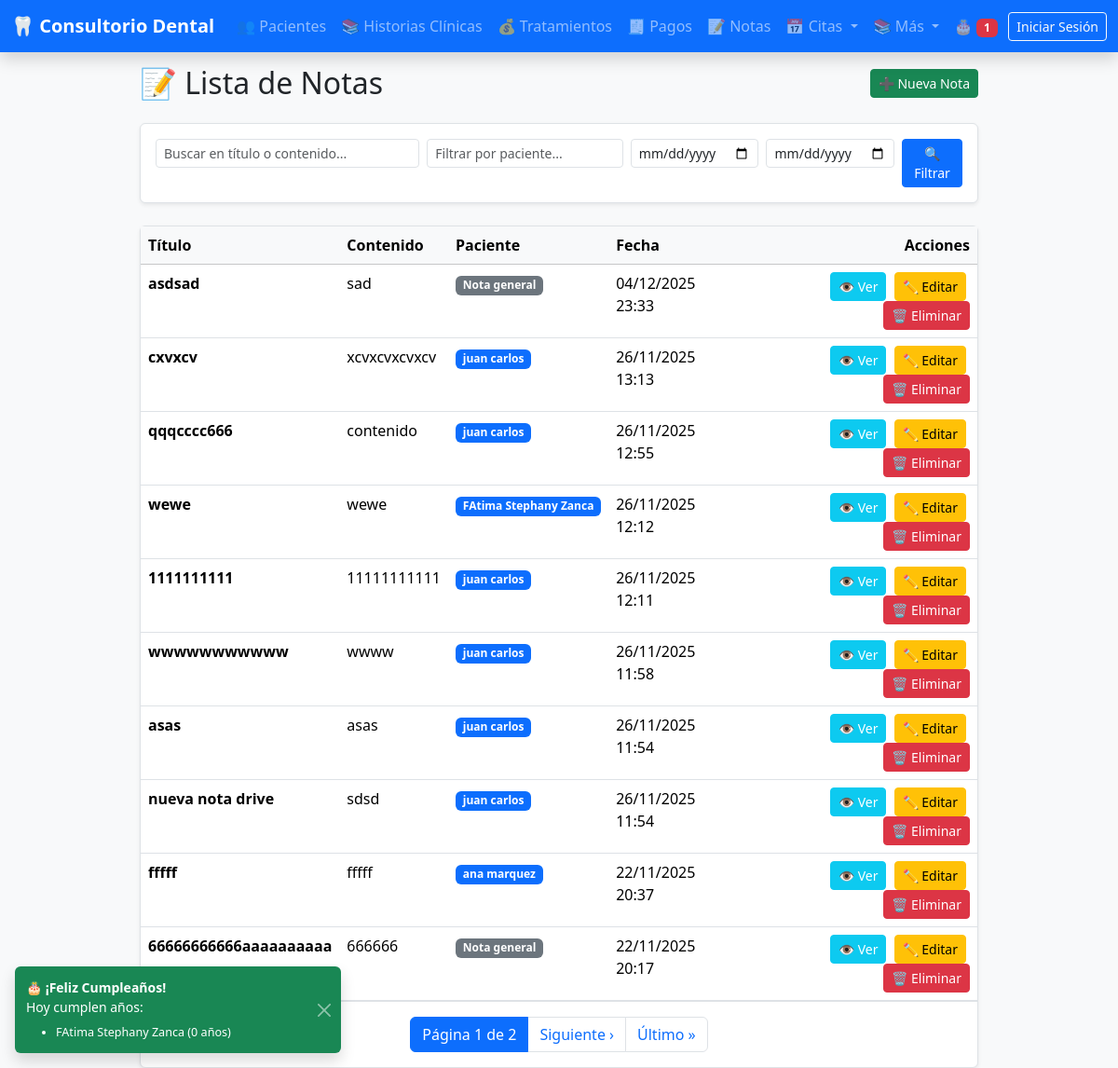
Screenshot of /notas/ with the database file from the repository.
### notas/models.py (models this page shows, shortened)
class Nota(models.Model):
    paciente = models.ForeignKey(
        Paciente,
        on_delete=models.CASCADE,
        related_name='notas',
        null=True,
        blank=True,
        verbose_name="Paciente (opcional)"
    )
    titulo = models.CharField(
        max_length=200,
        verbose_name="Título"
    )
    contenido = models.TextField(
        verbose_name="Contenido"
    )
    creado_en = models.DateTimeField(
        auto_now_add=True,
        verbose_name="Fecha de creación"
    )
    actualizado_en = models.DateTimeField(
        auto_now=True,
        verbose_name="Última actualización"
    )
    class Meta:
        verbose_name = "Nota"
        verbose_name_plural = "Notas"
        ordering = ['-creado_en']

### pacientes/models.py (models this page shows, shortened)
class Paciente(models.Model):
    nombre_completo = models.CharField(
        max_length=150,
        verbose_name="Nombre completo",
        help_text="Nombres y apellidos completos"
    )
    dni = models.CharField(
        max_length=8,
        unique=True,
        verbose_name="DNI",
        validators=[MinLengthValidator(8)],
        help_text="Documento Nacional de Identidad (8 dígitos)"
    )
    fecha_nacimiento = models.DateField(
        verbose_name="Fecha de nacimiento"
    )
    GENERO_CHOICES = [
        ('M', 'Masculino'),
        ('F', 'Femenino'),
        ('O', 'Otro'),
    ]
    genero = models.CharField(
        max_length=1,
        choices=GENERO_CHOICES,
        verbose_name="Género"
    )
    ESTADO_CIVIL_CHOICES = [
        ('S', 'Soltero/a'),
        ('C', 'Casado/a'),
        ('D', 'Divorciado/a'),
        ('V', 'Viudo/a'),
        ('U', 'Unión libre'),
    ]
    estado_civil = models.CharField(
        max_length=1,
        choices=ESTADO_CIVIL_CHOICES,
        verbose_name="Estado civil"
    )
    telefono = models.CharField(
        max_length=15,
        blank=True,
        verbose_name="Teléfono"
    )
    distrito = models.CharField(
        max_length=100,
        blank=True,
        verbose_name="Distrito"
    )
    direccion = models.TextField(
        blank=True,
        verbose_name="Dirección"
    )
    email = models.EmailField(
        blank=True,
        verbose_name="Email"
    )
    ocupacion = models.CharField(
        max_length=100,
        blank=True,
        verbose_name="Ocupación"
    )
    nombre_tutor = models.CharField(
        max_length=150,
        blank=True,
        verbose_name="Nombre del tutor (si aplica)"
    )
    enfermedades_previas = models.TextField(
        blank=True,
        verbose_name="Enfermedades previas"
    )
    alergias = models.TextField(
        blank=True,
        verbose_name="Alergias"
    )
    GRUPO_SANGUINEO_CHOICES = [
        ('A+', 'A+'), ('A-', 'A-'),
        ('B+', 'B+'), ('B-', 'B-'),
        ('AB+', 'AB+'), ('AB-', 'AB-'),
        ('O+', 'O+'), ('O-', 'O-'),
    ]
    grupo_sanguineo = models.CharField(
        max_length=3,
        choices=GRUPO_SANGUINEO_CHOICES,
        blank=True,
        verbose_name="Grupo sanguíneo"
    )
    tratamientos_previos = models.TextField(
        blank=True,
        verbose_name="Tratamientos dentales previos"
    )
    experiencias_dentales = models.TextField(
        blank=True,
        verbose_name="Experiencias dentales (miedo, ansiedad, etc.)"
    )
    observaciones = models.TextField(
        blank=True,
        verbose_name="Observaciones generales"
    )
    creado_en = models.DateTimeField(auto_now_add=True)
    actualizado_en = models.DateTimeField(auto_now=True)
    class Meta:
        verbose_name = "Paciente"
        verbose_name_plural = "Pacientes"
        ordering = ['nombre_completo']
    @property
    def edad(self):
        if self.fecha_nacimiento:
            today = date.today()
            return today.year - self.fecha_nacimiento.year - (
                (today.month, today.day) < (self.fecha_nacimiento.month, self.fecha_nacimiento.day)
            )
        return None

### notas/views.py (the view)
# urls.py: path('', views.ListaNotasView.as_view(), name='lista'),
class ListaNotasView(ListView):
    model = Nota
    template_name = 'notas/lista_notas.html'
    context_object_name = 'notas'
    paginate_by = 10
    def get_queryset(self):
        paciente_id = self.kwargs.get('paciente_id')
        queryset = Nota.objects.select_related('paciente').all()
        if paciente_id:
            self.paciente = get_object_or_404(Paciente, pk=paciente_id)
            queryset = queryset.filter(paciente_id=paciente_id)
        else:
            self.paciente = None
        q = self.request.GET.get('q')
        paciente_filtro = self.request.GET.get('paciente')
        fecha_inicio = self.request.GET.get('fecha_inicio')
        fecha_fin = self.request.GET.get('fecha_fin')
        if q:
            queryset = queryset.filter(
                Q(titulo__icontains=q) |
                Q(contenido__icontains=q)
            )
        if paciente_filtro and not paciente_id:  # Solo si no estamos en contexto de paciente
            queryset = queryset.filter(paciente__nombre_completo__icontains=paciente_filtro)
        if fecha_inicio:
            queryset = queryset.filter(creado_en__date__gte=fecha_inicio)
        if fecha_fin:
            queryset = queryset.filter(creado_en__date__lte=fecha_fin)
        return queryset.order_by('-creado_en')
    def get_context_data(self, **kwargs):
        context = super().get_context_data(**kwargs)
        context['paciente'] = getattr(self, 'paciente', None)
        return context

### pacientes/context_processors.py (called while the page is built)
def cumpleanos_hoy(request):
    hoy = date.today()
    cumpleaneros = Paciente.objects.filter(
        fecha_nacimiento__month=hoy.month,
        fecha_nacimiento__day=hoy.day
    )
    return {
        'cumpleaneros_hoy_count': cumpleaneros.count(),
        'cumpleaneros_hoy': cumpleaneros
    }

### notas/templates/notas/lista_notas.html (shortened to what this page needs)
{% extends 'base.html' %}
{% load static %}
{% block content %}
<div class="d-flex justify-content-center">
    <div class="col-lg-9">
        <div class="d-flex justify-content-between align-items-center mb-4">
            <h2 class="mb-0">📝 Lista de Notas</h2>
            {% if paciente %}
                <a href="{% url 'notas:crear_para_paciente' paciente.pk %}" class="btn btn-success btn-sm">➕ Nueva Nota</a>
            {% else %}
                <a href="{% url 'notas:crear' %}" class="btn btn-success btn-sm">➕ Nueva Nota</a>
            {% endif %}
        </div>
        <div class="bg-white p-3 rounded shadow-sm border mb-4">
            <form method="get" class="row g-2">
                <div class="col-md-4">
                    <input type="text" name="q" class="form-control form-control-sm"
                           placeholder="Buscar en título o contenido..."
                           value="{{ request.GET.q }}">
                </div>
                {% if not paciente %}
                <div class="col-md-3">
                    <input type="text" name="paciente" class="form-control form-control-sm"
                           placeholder="Filtrar por paciente..."
                           value="{{ request.GET.paciente }}">
                </div>
                {% endif %}
                <div class="col-md-2">
                    <input type="date" name="fecha_inicio" class="form-control form-control-sm"
                           value="{{ request.GET.fecha_inicio }}">
                </div>
                <div class="col-md-2">
                    <input type="date" name="fecha_fin" class="form-control form-control-sm"
                           value="{{ request.GET.fecha_fin }}">
                </div>
                <div class="col-md-1 d-flex align-items-end">
                    <button type="submit" class="btn btn-primary btn-sm w-100">🔍 Filtrar</button>
                </div>
            </form>
        </div>
        <div class="bg-white rounded shadow-sm border">
            {% if notas %}
                <div class="d-none d-md-block">
                    <div class="table-responsive">
                        <table class="table table-hover mb-0">
                            <thead class="table-light">
                                <tr>
                                    <th>Título</th>
                                    <th>Contenido</th>
                                    {% if not paciente %}<th>Paciente</th>{% endif %}
                                    <th>Fecha</th>
                                    <th class="text-end">Acciones</th>
                                </tr>
                            </thead>
                            <tbody>
                                {% for nota in notas %}
                                <tr>
                                    <td><strong>{{ nota.titulo }}</strong></td>
                                    <td>{{ nota.contenido|truncatewords:10 }}</td>
                                    {% if not paciente %}
                                    <td>
                                        {% if nota.paciente %}
                                            <a href="{% url 'pacientes:detalle' nota.paciente.pk %}" class="text-decoration-none">
                                                <span class="badge bg-primary">{{ nota.paciente.nombre_completo }}</span>
                                            </a>
                                        {% else %}
                                            <span class="badge bg-secondary">Nota general</span>
                                        {% endif %}
                                    </td>
                                    {% endif %}
                                    <td>{{ nota.creado_en|date:"d/m/Y H:i" }}</td>
                                    <td class="text-end">
                                        <a href="{% url 'notas:detalle' nota.pk %}" class="btn btn-sm btn-info btn-white-text me-1">👁️ Ver</a>
                                        <a href="{% url 'notas:editar' nota.pk %}" class="btn btn-sm btn-warning me-1">✏️ Editar</a>
                                        <a href="{% url 'notas:eliminar' nota.pk %}"
                                           class="btn btn-sm btn-danger"
                                           onclick="return confirm('¿Eliminar esta nota?')">
                                            🗑️ Eliminar
                                        </a>
                                    </td>
                                </tr>
                                {% endfor %}
                            </tbody>
                        </table>
                    </div>
                </div>
                {% if is_paginated %}
                <div class="p-3 border-top">
                    <nav aria-label="Paginación">
                        <ul class="pagination justify-content-center mb-0">
                            <li class="page-item active">
                                <span class="page-link">Página {{ page_obj.number }} de {{ page_obj.paginator.num_pages }}</span>
                            </li>
                            {% if page_obj.has_next %}
                                <li class="page-item">
                                    <a class="page-link"
                                       href="?page={{ page_obj.next_page_number }}">
                                        Siguiente ›
                                    </a>
                                </li>
                                <li class="page-item">
                                    <a class="page-link"
                                       href="?page={{ page_obj.paginator.num_pages }}">
                                        Último »
                                    </a>
                                </li>
                            {% endif %}
                        </ul>
                    </nav>
                </div>
                {% endif %}
            {% endif %}
        </div>
    </div>
</div>
{% endblock %}

### templates/base.html (shortened to what this page needs)
{% load static %}
<!DOCTYPE html>
<html lang="es">
<head>
    <link href="https://cdn.jsdelivr.net/npm/bootstrap@5.3.3/dist/css/bootstrap.min.css" rel="stylesheet">
    <link rel="stylesheet" href="https://cdn.jsdelivr.net/npm/bootstrap-icons@1.11.3/font/bootstrap-icons.min.css">
    <link rel="stylesheet" href="{% static 'css/custom.css' %}">
</head>
<body>
<nav class="navbar navbar-expand-lg navbar-dark bg-primary fixed-top shadow">
    <div class="container-fluid">
        <a class="navbar-brand" href="{% url 'pacientes:lista' %}">
            🦷 Consultorio Dental
        </a>
        <div class="collapse navbar-collapse" id="navbarNav">
            <ul class="navbar-nav me-auto">
                <li class="nav-item">
                    <a class="nav-link" href="{% url 'pacientes:lista' %}">👥 Pacientes</a>
                </li>
                <li class="nav-item">
                    <a class="nav-link" href="{% url 'historias:lista' %}">📚 Historias Clínicas</a>
                </li>
                <li class="nav-item">
                    <a class="nav-link" href="{% url 'tratamientos:lista' %}">💰 Tratamientos</a>
                </li>
                <li class="nav-item">
                    <a class="nav-link" href="{% url 'tratamientos:lista_pagos' %}">🧾 Pagos</a>
                </li>
                <li class="nav-item">
                    <a class="nav-link" href="{% url 'notas:lista' %}">📝 Notas</a>
                </li>
                <li class="nav-item dropdown">
                    <a class="nav-link dropdown-toggle" href="#" role="button" data-bs-toggle="dropdown">
                        📅 Citas
                    </a>
                </li>
                <li class="nav-item dropdown">
                    <a class="nav-link dropdown-toggle" href="#" role="button" data-bs-toggle="dropdown">
                        📚 Más
                    </a>
                </li>
                <li class="nav-item dropdown">
                    <a class="nav-link" href="{% url 'pacientes:cumpleanos_proximos' %}">
                        🎂
                        {% if cumpleaneros_hoy_count > 0 %}
                            <span class="badge bg-danger">{{ cumpleaneros_hoy_count }}</span>
                        {% endif %}
                    </a>
                </li>
            </ul>
            <ul class="navbar-nav">
                {% if user.is_authenticated %}
                    <li class="nav-item">
                        <span class="navbar-text text-white me-3">
                            Hola, {{ user.username }}
                        </span>
                    </li>
                    <li class="nav-item">
                        <a class="btn btn-outline-light btn-sm" href="#">Salir</a>
                    </li>
                {% else %}
                    <li class="nav-item">
                        <a class="btn btn-outline-light btn-sm" href="#">Iniciar Sesión</a>
                    </li>
                {% endif %}
            </ul>
        </div>
    </div>
</nav>
<main>
    {% block content %}
    {% endblock %}
</main>
{% if cumpleaneros_hoy_count > 0 %}
<div class="toast-container position-fixed bottom-0 start-0 p-3">
    <div id="birthdayToast" class="toast align-items-center text-bg-success border-0" role="alert" aria-live="assertive" aria-atomic="true" data-bs-delay="50000">
        <div class="d-flex">
            <div class="toast-body">
                <strong>🎂 ¡Feliz Cumpleaños!</strong><br>
                Hoy cumplen años:
                <ul class="mb-0 mt-2" style="font-size: 0.9em;">
                    {% for paciente in cumpleaneros_hoy %}
                    <li>{{ paciente.nombre_completo }} ({{ paciente.edad }} años)</li>
                    {% endfor %}
                </ul>
            </div>
            <button type="button" class="btn-close btn-close-white me-2 m-auto" data-bs-dismiss="toast" aria-label="Cerrar"></button>
        </div>
    </div>
</div>
{% endif %}
</body>
</html>

### static/css/custom.css (style rules this page uses)
body { background-color: #f8f9fa; }

### templates/base.html (style rules this page uses)
.btn-white-text { color: white !important; }
body { padding-top: 70px; }
.navbar-brand { font-weight: bold; }

### rows the page displays
Nota: titulo "asdsad", contenido "sad", shows "Nota general", creado_en "04/12/2025 23:33"
Nota: titulo "cxvxcv", contenido "xcvxcvxcvxcv", paciente.nombre_completo "juan carlos", creado_en "26/11/2025 13:13"
Nota: titulo "qqqcccc666", contenido "contenido", paciente.nombre_completo "juan carlos", creado_en "26/11/2025 12:55"
Nota: titulo "wewe", contenido "wewe", paciente.nombre_completo "FAtima Stephany Zanca", creado_en "26/11/2025 12:12"
Nota: titulo "1111111111", contenido "11111111111", paciente.nombre_completo "juan carlos", creado_en "26/11/2025 12:11"
Nota: titulo "wwwwwwwwwww", contenido "wwww", paciente.nombre_completo "juan carlos", creado_en "26/11/2025 11:58"
Nota: titulo "asas", contenido "asas", paciente.nombre_completo "juan carlos", creado_en "26/11/2025 11:54"
Nota: titulo "nueva nota drive", contenido "sdsd", paciente.nombre_completo "juan carlos", creado_en "26/11/2025 11:54"
Nota: titulo "fffff", contenido "fffff", paciente.nombre_completo "ana marquez", creado_en "22/11/2025 20:37"
Nota: titulo "66666666666aaaaaaaaaa", contenido "666666", shows "Nota general", creado_en "22/11/2025 20:17"
Paciente: nombre_completo "FAtima Stephany Zanca", edad "0"

### other values shown
{{ cumpleaneros_hoy_count }} "1"
{{ page_obj.number }} "1"
{{ page_obj.paginator.num_pages }} "2"
